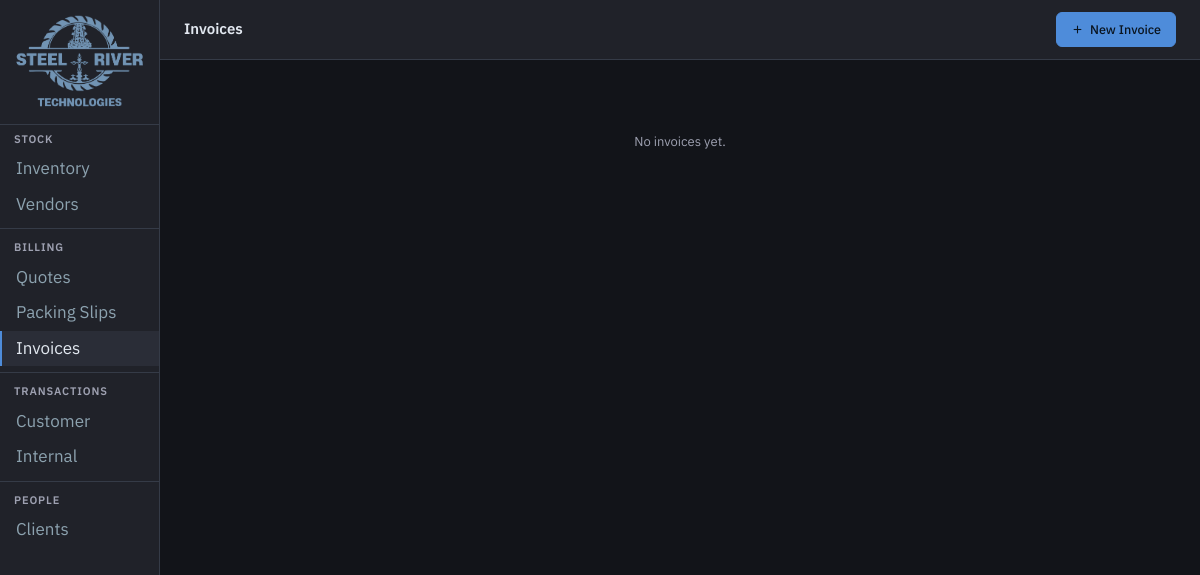
The page /invoices/ on the database as committed earlier.
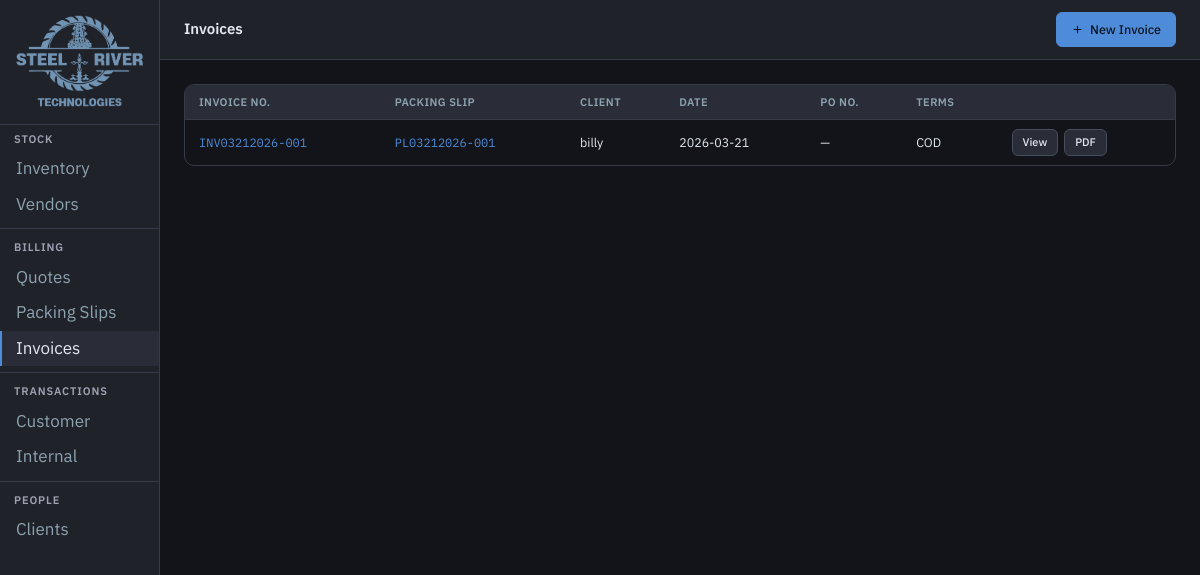
The same page on the database as committed later.
### tables this page shows
CREATE TABLE Invoice (
    invoice_number      TEXT PRIMARY KEY,
    packing_slip_number TEXT REFERENCES Packing_Slip(packing_slip_number),
    purchase_number     TEXT,
    payment_term        TEXT,
    invoice_date        TEXT,
    client_id           TEXT REFERENCES Clients(client_id)
);

CREATE TABLE Packing_Slip (
    packing_slip_number  TEXT PRIMARY KEY,
    quote_number         TEXT REFERENCES Quote(quote_number),
    packing_slip_date    TEXT,
    po_number            TEXT,
    ship_via             TEXT,
    delivered_by         TEXT,
    ship_from            TEXT,
    ship_to              TEXT,
    client_id            TEXT REFERENCES Clients(client_id)
);

CREATE TABLE Clients (
    client_id       TEXT PRIMARY KEY,
    customer_name   TEXT NOT NULL,
    well_name       TEXT,
    well_address    TEXT,
    billing_address TEXT
);

### app/routes/invoices.py (the view)
@router.get("/", response_class=HTMLResponse)
def inv_list(request: Request):
    db = get_db()
    invs = db.execute("""
        SELECT i.*, c.customer_name, ps.packing_slip_number as pl_num
        FROM Invoice i
        LEFT JOIN Clients c ON i.client_id=c.client_id
        LEFT JOIN Packing_Slip ps ON i.packing_slip_number=ps.packing_slip_number
        ORDER BY i.invoice_date DESC
    """).fetchall()
    db.close()
    return templates.TemplateResponse(
        "invoices/list.html", {"request": request, "invs": invs}
    )

### app/templates/invoices/list.html (shortened to what this page needs)
{% extends "base.html" %}
{% block page_title %}Invoices{% endblock %}
{% set active = "invoices" %}
{% block topbar_actions %}
<a href="/invoices/new" class="btn btn-primary">
  <svg viewBox="0 0 24 24"><line x1="12" y1="5" x2="12" y2="19"/><line x1="5" y1="12" x2="19" y2="12"/></svg>
  New Invoice
</a>
{% endblock %}
{% block content %}
{% if invs %}
<div class="table-wrap">
<table>
  <thead><tr><th>Invoice No.</th><th>Packing Slip</th><th>Client</th><th>Date</th><th>PO No.</th><th>Terms</th><th></th></tr></thead>
  <tbody>
  {% for i in invs %}
  <tr>
    <td><a href="/invoices/{{ i.invoice_number }}" class="doc-num">{{ i.invoice_number }}</a></td>
    <td>{% if i.pl_num %}<a href="/packing-slips/{{ i.pl_num }}" class="doc-num">{{ i.pl_num }}</a>{% else %}—{% endif %}</td>
    <td>{{ i.customer_name or "—" }}</td>
    <td>{{ i.invoice_date }}</td>
    <td>{{ i.purchase_number or "—" }}</td>
    <td>{{ i.payment_term or "—" }}</td>
    <td style="display:flex;gap:6px;">
      <a href="/invoices/{{ i.invoice_number }}" class="btn btn-sm">View</a>
      <a href="/invoices/{{ i.invoice_number }}/pdf" class="btn btn-sm" target="_blank">PDF</a>
    </td>
  </tr>
  {% endfor %}
  </tbody>
</table>
</div>
{% else %}
<div class="empty-state">No invoices yet.</div>
{% endif %}
{% endblock %}

### app/templates/base.html (shortened to what this page needs)
<!DOCTYPE html>
<html lang="en">
<head>
  <link rel="stylesheet" href="/static/css/main.css">
</head>
<body>
<div class="app">
  <nav class="sidebar">
    <div class="sidebar-brand" style="justify-content: center; padding: 12px 10px;">
      <img src="/static/img/logo.png" alt="Steel River Technologies" style="max-width: 100%; max-height: 100px; width: auto; height: auto; object-fit: contain;">
    </div>
    <div class="sidebar-group">
      <div class="sidebar-label">Stock</div>
      <a href="/inventory/" class="sidebar-item {% if active=='inventory' %}active{% endif %}">
        Inventory
      </a>
      <a href="/vendors/" class="sidebar-item {% if active=='vendors' %}active{% endif %}">
        Vendors
      </a>
    </div>
    <div class="sidebar-divider"></div>
    <div class="sidebar-group">
      <div class="sidebar-label">Billing</div>
      <a href="/quotes/" class="sidebar-item {% if active=='quotes' %}active{% endif %}">
        Quotes
      </a>
      <a href="/packing-slips/" class="sidebar-item {% if active=='packing_slips' %}active{% endif %}">
        Packing Slips
      </a>
      <a href="/invoices/" class="sidebar-item {% if active=='invoices' %}active{% endif %}">
        Invoices
      </a>
    </div>
    <div class="sidebar-divider"></div>
    <div class="sidebar-group">
      <div class="sidebar-label">Transactions</div>
      <a href="/transactions/customer/" class="sidebar-item {% if active=='txn_customer' %}active{% endif %}">
        Customer
      </a>
      <a href="/transactions/internal/" class="sidebar-item {% if active=='txn_internal' %}active{% endif %}">
        Internal
      </a>
    </div>
    <div class="sidebar-divider"></div>
    <div class="sidebar-group">
      <div class="sidebar-label">People</div>
      <a href="/clients/" class="sidebar-item {% if active=='clients' %}active{% endif %}">
        Clients
      </a>
    </div>
  </nav>
  <div class="main">
    <div class="topbar">
      <div>
        <div class="topbar-title">{% block page_title %}{% endblock %}</div>
      </div>
      <div class="topbar-actions">{% block topbar_actions %}{% endblock %}</div>
    </div>
    <div class="content">
      {% block content %}{% endblock %}
    </div>
  </div>
</div>
</body>
</html>

### app/static/css/main.css (style rules this page uses)
:root { --bg: #121419; --surface: #202229; --surface2: #2a2d37; --surface3: #343844; --border: #353b47; --border2: #464e5e; --text: #e2e8f0; --text2: #8ca2af; --text3: #9ea1b1; --accent: #4e8cda; --accent2: #79ace8; --red: #c0392b; --red-light: #e05a4a; --green: #4a9e6a; --amber: #c8902a; --font: 'IBM Plex Sans', system-ui, sans-serif; --mono: 'IBM Plex Mono', monospace; --radius: 6px; --radius-lg: 10px; --shadow: 0 1px 3px rgba(0,0,0,0.4); }
*, *::before, *::after { box-sizing: border-box; margin: 0; padding: 0; }
html, body { height: 100%; background: var(--bg); color: var(--text); font-family: var(--font); font-size: 14px; line-height: 1.5; }
.app { display: flex; height: 100vh; overflow: hidden; }
.sidebar { width: 160px; flex-shrink: 0; background: var(--surface); border-right: 1px solid var(--border); display: flex; flex-direction: column; overflow-y: auto; }
.sidebar-brand { display: flex; align-items: center; gap: 10px; padding: 18px 14px 14px; border-bottom: 1px solid var(--border); }
.sidebar-group { padding: 6px 0 2px; }
.sidebar-label { font-size: 11px; font-weight: 600; letter-spacing: 0.08em; text-transform: uppercase; color: var(--text3); padding: 0 14px 4px; }
.sidebar-item { display: flex; align-items: center; gap: 9px; padding: 5px 14px; font-size: 17px; color: var(--text2); text-decoration: none; border-radius: 0; transition: background 0.12s, color 0.12s; border-left: 2px solid transparent; }
.sidebar-item.active { background: var(--surface2); color: var(--text); border-left-color: var(--accent); }
.sidebar-divider { height: 1px; background: var(--border); margin: 4px 0; }
.main { flex: 1; display: flex; flex-direction: column; overflow: hidden; }
.topbar { padding: 12px 24px; border-bottom: 1px solid var(--border); display: flex; align-items: center; justify-content: space-between; background: var(--surface); flex-shrink: 0; }
.topbar-title { font-size: 15px; font-weight: 600; color: var(--text); }
.topbar-actions { display: flex; gap: 8px; align-items: center; }
.content { flex: 1; overflow-y: auto; padding: 24px; }
.btn { display: inline-flex; align-items: center; gap: 6px; padding: 7px 14px; font-size: 12.5px; font-family: var(--font); font-weight: 500; border-radius: var(--radius); cursor: pointer; border: 1px solid var(--border2); background: var(--surface2); color: var(--text); text-decoration: none; transition: all 0.12s; }
.btn-primary { background: var(--accent); border-color: var(--accent); color: #0a1520; }
.btn-sm { padding: 4px 10px; font-size: 11px; }
.btn svg { width: 13px; height: 13px; stroke: currentColor; fill: none; stroke-width: 2; }
.table-wrap { overflow-x: auto; border: 1px solid var(--border); border-radius: var(--radius-lg); }
table { width: 100%; border-collapse: collapse; }
thead th { background: var(--surface2); color: var(--text2); font-size: 11px; font-weight: 600; letter-spacing: 0.04em; text-transform: uppercase; padding: 9px 14px; text-align: left; border-bottom: 1px solid var(--border); white-space: nowrap; }
tbody tr { border-bottom: 1px solid var(--border); transition: background 0.1s; }
tbody tr:last-child { border-bottom: none; }
tbody td { padding: 9px 14px; font-size: 12.5px; color: var(--text); vertical-align: middle; }
td a { color: var(--accent); text-decoration: none; }
.doc-num { font-family: var(--mono); font-size: 12px; color: var(--accent); }

Rows that differ between the two databases and show on the page:
added Invoice: invoice_number "INV03212026-001", pl_num "PL03212026-001", customer_name "billy", invoice_date "2026-03-21", purchase_number "—", payment_term "COD"
Other text that changed with them:
text no longer shown: "No invoices yet."
text now shown: "INVOICE NO. PACKING SLIP CLIENT DATE PO NO. TERMS"
